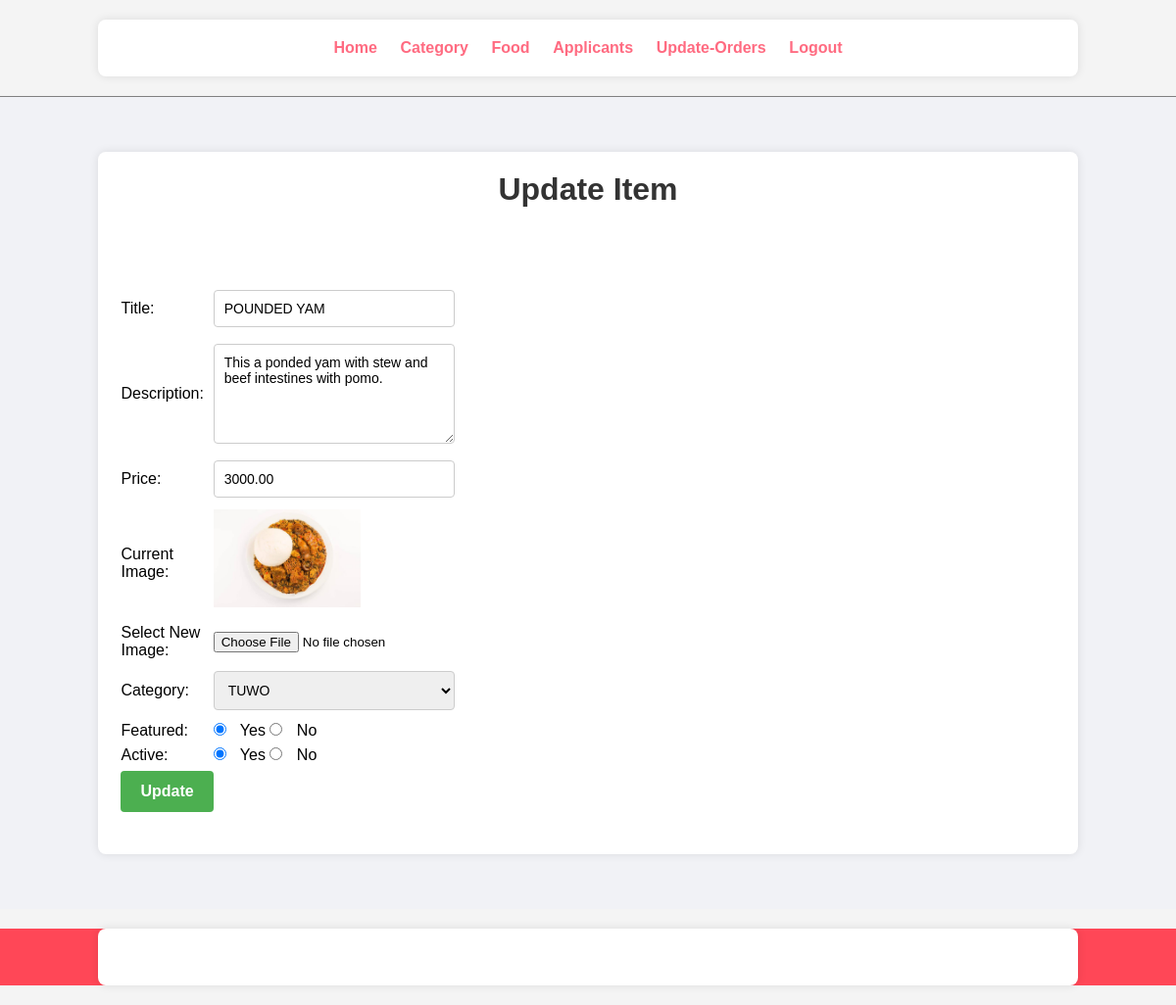
The page /admin/update-food.php?id=5 (signed in) on the database its author committed.
### tables this page shows
CREATE TABLE `tbl_food` (
  `id` int(10) UNSIGNED NOT NULL,
  `title` varchar(100) NOT NULL,
  `description` varchar(255) NOT NULL,
  `price` decimal(10,2) NOT NULL,
  `image_name` varchar(255) NOT NULL,
  `category_id` int(10) UNSIGNED NOT NULL,
  `featured` varchar(10) NOT NULL,
  `active` varchar(10) NOT NULL
);

CREATE TABLE `tbl_category` (
  `id` int(10) UNSIGNED NOT NULL,
  `title` varchar(100) NOT NULL,
  `image_name` varchar(255) NOT NULL,
  `featured` varchar(10) NOT NULL,
  `active` varchar(10) NOT NULL
);

### admin/update-food.php (the view, shortened to what this page needs)
<?php include('partials/menu.php'); ?>
<?php
    if(isset($_GET['id']))
    {
        $id = $_GET['id'];
        $sql2 = "SELECT * FROM tbl_food WHERE id=$id";
        $res2 = mysqli_query($conn, $sql2);
        $row2 = mysqli_fetch_assoc($res2);
        $title = $row2['title'];
        $description = $row2['description'];
        $price = $row2['price'];
        $current_image = $row2['image_name'];
        $current_category = $row2['category_id'];
        $featured = $row2['featured'];
        $active = $row2['active'];
    }
    else
    {
        header('location:'.SITEURL.'admin/manage-food.php');
    }
?>
<div class="main-content">
    <div class="wrapper">
        <h1>Update Item</h1>
        <br><br>
        <form action="" method="POST" enctype="multipart/form-data">
        <table class="tbl-30">
            <tr>
                <td>Title: </td>
                <td>
                    <input type="text" name="title" value="<?php echo $title; ?>">
                </td>
            </tr>
            <tr>
                <td>Description: </td>
                <td>
                    <textarea name="description" cols="30" rows="5"><?php echo $description; ?></textarea>
                </td>
            </tr>
            <tr>
                <td>Price: </td>
                <td>
                    <input type="number" name="price" value="<?php echo $price; ?>">
                </td>
            </tr>
            <tr>
                <td>Current Image: </td>
                <td>
                    <?php
                        if($current_image == "")
                        {
                            echo "<div class='error'>Image not Available.</div>";
                        }
                        else
                        {
                            ?>
                            <img src="<?php echo SITEURL; ?>images/food/<?php echo $current_image; ?>" width="150px">
                            <?php
                        }
                    ?>
                </td>
            </tr>
            <tr>
                <td>Select New Image: </td>
                <td>
                    <input type="file" name="image">
                </td>
            </tr>
            <tr>
                <td>Category: </td>
                <td>
                    <select name="category">
                        <?php
                            $sql = "SELECT * FROM tbl_category WHERE active='Yes'";
                            $res = mysqli_query($conn, $sql);
                            $count = mysqli_num_rows($res);
                            if($count>0)
                            {
                                while($row=mysqli_fetch_assoc($res))
                                {
                                    $category_title = $row['title'];
                                    $category_id = $row['id'];
                                    ?>
                                    <option <?php if($current_category==$category_id){echo "selected";} ?> value="<?php echo $category_id; ?>"><?php echo $category_title; ?></option>
                                    <?php
                                }
                            }
                            else
                            {
                                echo "<option value='0'>Category Not Available.</option>";
                            }
                        ?>
                    </select>
                </td>
            </tr>
            <tr>
                <td>Featured: </td>
                <td>
                    <input <?php if($featured=="Yes") {echo "checked";} ?> type="radio" name="featured" value="Yes"> Yes
                    <input <?php if($featured=="No") {echo "checked";} ?> type="radio" name="featured" value="No"> No
                </td>
            </tr>
            <tr>
                <td>Active: </td>
                <td>
                    <input <?php if($active=="Yes") {echo "checked";} ?> type="radio" name="active" value="Yes"> Yes
                    <input <?php if($active=="No") {echo "checked";} ?> type="radio" name="active" value="No"> No
                </td>
            </tr>
            <tr>
                <td>
                    <input type="submit" name="submit" value="Update" class="btn-secondary">
                </td>
            </tr>
        </table>
        </form>
    </div>
</div>
<?php include('partials/footer.php'); ?>

### css/admin.css (style rules this page uses)
* { margin: 0; padding: 0; font-family: Arial, Helvetica, sans-serif; }
.wrapper { padding: 1%; width: 80%; margin: 0 auto; }
.tbl-30 { width: 30%; }
table tr td { padding: 1%; }
.btn-secondary { background-color: #7bed9f; padding: 1%; color: black; text-decoration: none; font-weight: bold; }
.main-content { background-color: #f1f2f6; padding: 3% 0; }

### admin/update-food.php (style rules this page uses)
body { font-family: Arial, sans-serif; margin: 0; padding: 0; background-color: #f4f4f4; }
.wrapper { width: 80%; margin: 20px auto; background-color: #fff; padding: 20px; box-shadow: 0 0 10px rgba(0, 0, 0, 0.1); border-radius: 8px; }
h1 { text-align: center; color: #333; margin-bottom: 20px; }
table { width: 100%; margin: 20px 0; border-collapse: collapse; }
table td { padding: 10px; text-align: left; }
table td input[type="text"], table td input[type="number"], table td select, table td textarea { width: 100%; padding: 10px; margin: 5px 0; border: 1px solid #ccc; border-radius: 4px; font-size: 14px; }
table td input[type="radio"] { margin-right: 10px; }
input[type="submit"] { background-color: #4CAF50; color: white; padding: 12px 20px; border: none; border-radius: 4px; cursor: pointer; font-size: 16px; }
img { max-width: 150px; margin-bottom: 10px; }

### rows shown on the page
tbl_food: title "POUNDED YAM", description "This a ponded yam with stew and beef intestines with pomo.", price "3000.00", image_name (picture), category "TUWO", featured "☑", active "☑"
